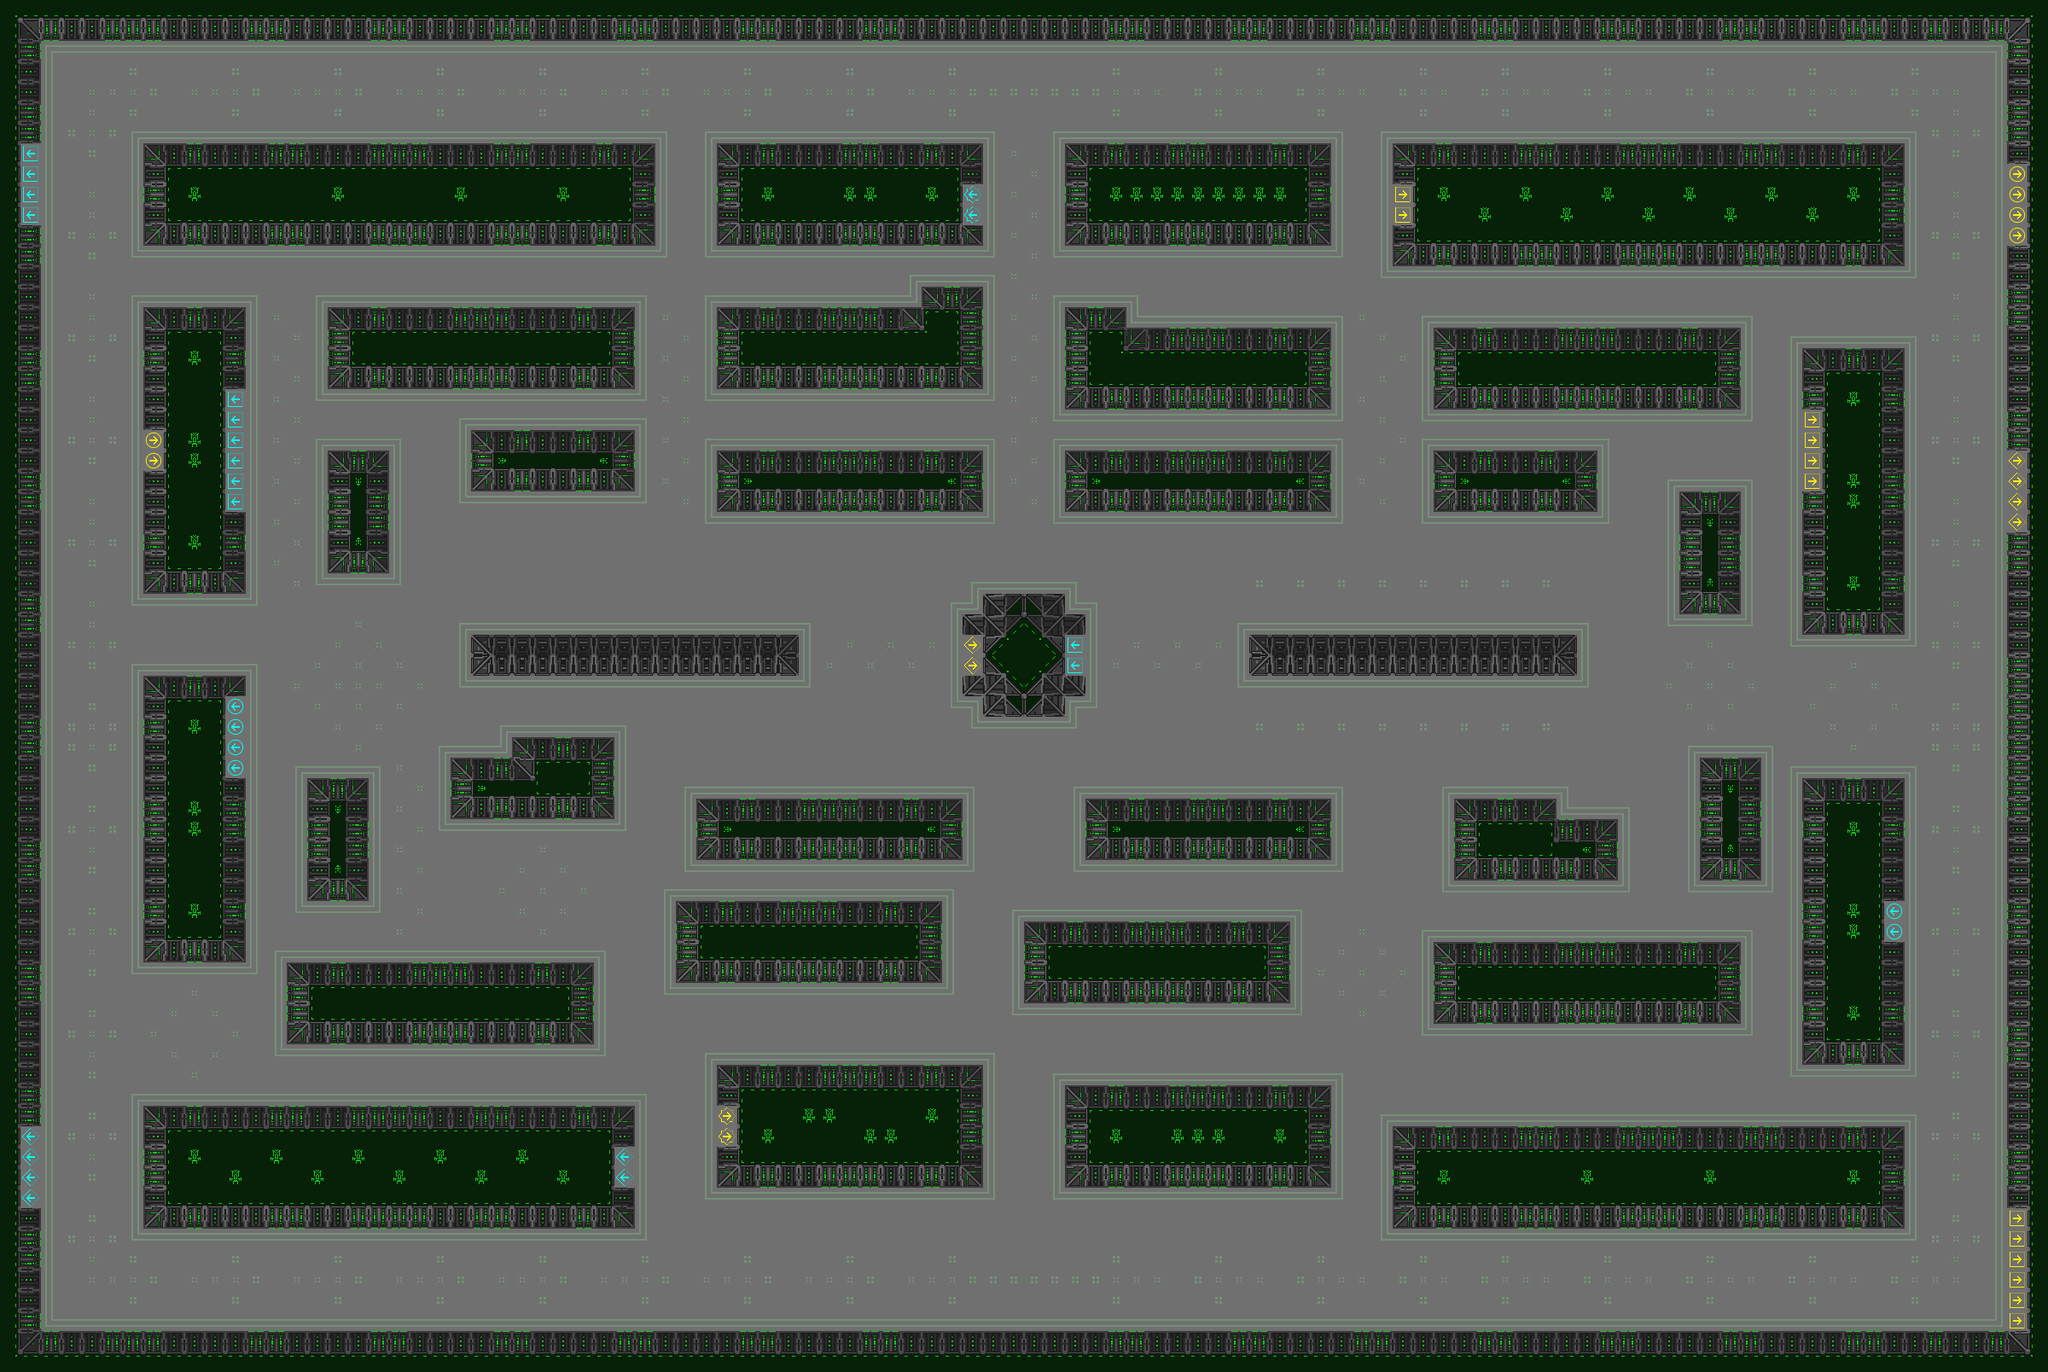

This game map was drawn from its Tiled (.tmx) file and the tilesets committed beside it. A one-line description and the trimmed map source follow:
An orthogonal 100x67 tile map with 24x24 px tiles, 1 tile layer (Kachelebene 1), 5 tilesets and 8 objects.

<map version="1.0" orientation="orthogonal" renderorder="right-down" width="100" height="67" tilewidth="24" tileheight="24">
 <tileset firstgid="1" source="necron_tileset.tsx" />
 <tileset firstgid="115" source="portal_tileset_6.tsx" />
 <tileset firstgid="123" source="portal_tileset_4.tsx" />
 <tileset firstgid="131" source="portal_tileset_2.tsx" />
 <tileset firstgid="139" source="spawnpoints.tsx" />
 <layer name="Kachelebene 1" width="100" height="67">
  <data>[6700 cells, 6699 non-empty, 91 distinct tile ids]</data>
 </layer>
 <objectgroup name="spawnpoints">
  <object gid="142" x="2280" y="1512" />
  <object gid="142" x="216" y="1224" />
  <object gid="141" x="72" y="96" />
  <object gid="141" x="2256" y="360" />
  <object gid="141" x="2160" y="840" />
  <object gid="142" x="408" y="816" />
  <object gid="142" x="1200" y="120" />
  <object gid="141" x="1200" y="1512" />
 </objectgroup>
</map>
